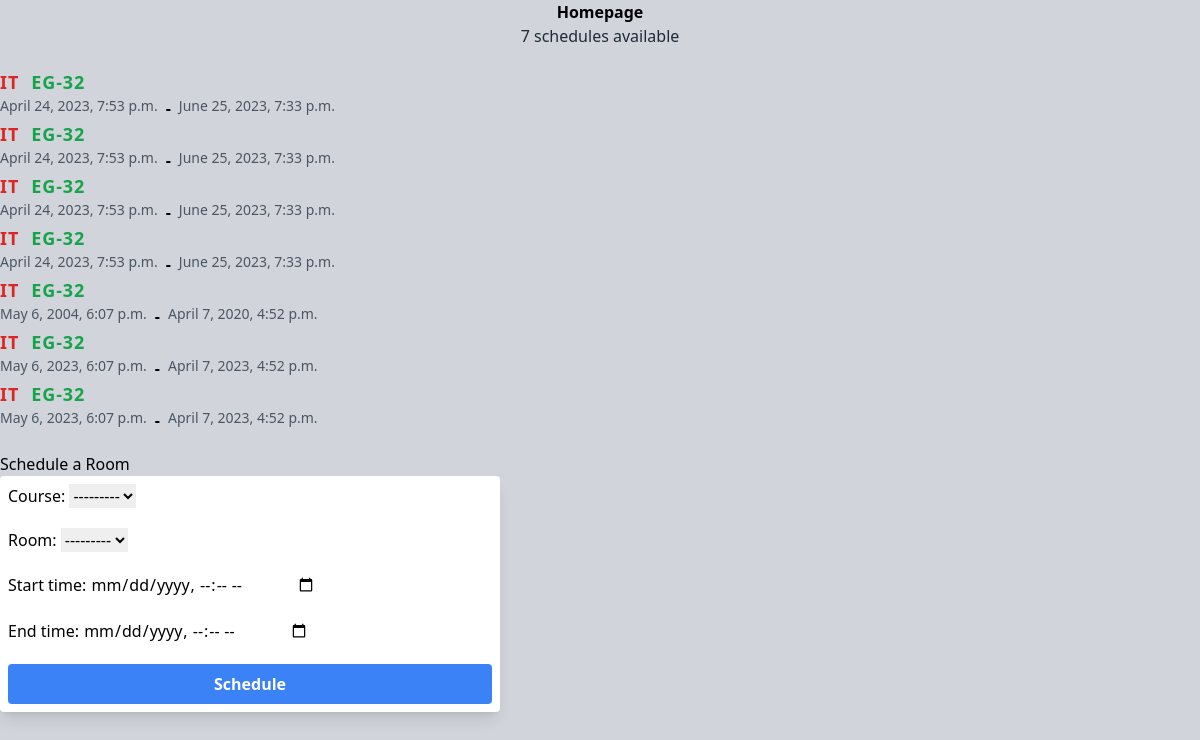
The app's page /base/ with its own data.
### base/models.py (models this page shows, shortened)
class Schedule(models.Model):
    course = models.ForeignKey(Course, on_delete=models.CASCADE)
    room = models.ForeignKey(Room, on_delete=models.CASCADE)
    start_time = models.DateTimeField()
    end_time = models.DateTimeField()

class Course(models.Model):
    name = models.CharField(max_length=100)
    faculty = models.ForeignKey(Faculty, on_delete=models.CASCADE)
    def __str__(self):
        return self.name

class Room(models.Model):
    name = models.CharField(max_length=100)
    def __str__(self):
        return self.name

### base/views.py (the view)
# urls.py: path('', views.home, name="home-page")
def home(request):
    schedules = Schedule.objects.all()
    count = Schedule.objects.count()
    form = ScheduleForm()
    if request.method == 'POST':
        form = ScheduleForm(request.POST)
        if form.is_valid():
            form.save()
    return render(request, 'base/homepage.html', {'schedules': schedules, 'form': form, 'count':count})

### base/forms.py
class ScheduleForm(forms.ModelForm):
    class Meta:
        model = Schedule
        fields = ['course', 'room', 'start_time', 'end_time']
        widgets = {
            'start_time': forms.DateTimeInput(attrs={'type': 'datetime-local'}),
            'end_time': forms.DateTimeInput(attrs={'type': 'datetime-local'}),
        }

### base/templates/base/homepage.html (shortened to what this page needs)
{% extends "./base.html" %}
{% block content %}
    <h1 class="font-bold text-center">Homepage</h1>
    <div class="grid grid-cols-2 md:grid-cols-1 sm:grid-cols-1 gap-5 items-center">
        <h1 class="text-center font-light text-gray-800">{{count}} schedules available</h1>
        <div>
            <div>
                {% for schedule in schedules %}
                    <div class="flex items-center gap-3">
                        <p class="text-lg font-semibold text-red-600 tracking-wider">{{ schedule.course }}</p>
                        <p class="text-lg font-semibold text-green-600 tracking-wider">{{ schedule.room }}</p>
                    </div>
                    <div class="flex gap-2">
                        <p class="text-sm text-gray-600">{{schedule.start_time}} </p>
                        <span class="font-bold">-</span>
                        <p class="text-sm text-gray-600">{{schedule.end_time}}</p>
                    </div>
                {% empty %}
                    <p>No schedules available.</p>
                {% endfor %}
            </div>
        </div>
        <div class="max-w-[500px]">
            <h2>Schedule a Room</h2>
        <form method="post" class="w-full h-auto p-2 bg-white shadow-lg flex flex-col gap-5 mx-auto rounded min-w-[200px]">
            {{ form.as_p }}
            <button type="submit" class="bg-blue-500 hover:bg-blue-700 text-white font-bold py-2 px-4 rounded">Schedule</button>
        </form>
        </div>
    </div>
{% endblock content %}

### base/templates/base/base.html (shortened to what this page needs)
<!DOCTYPE html>
<html lang="en">
  <head>
    <script src="https://cdn.tailwindcss.com"></script>
    <link rel="stylesheet" href="https://cdn.jsdelivr.net/npm/flatpickr/dist/flatpickr.min.css">
  </head>
  <body class='bg-gray-300'>
    <main>
        <section>
            {% block content %}{% endblock content %}
        </section>
    </main>
  </body>
</html>

### records on screen
Schedule: course "IT", room "EG-32", start_time "April 24, 2023, 7:53 p.m.", end_time "June 25, 2023, 7:33 p.m."
Schedule: course "IT", room "EG-32", start_time "April 24, 2023, 7:53 p.m.", end_time "June 25, 2023, 7:33 p.m."
Schedule: course "IT", room "EG-32", start_time "April 24, 2023, 7:53 p.m.", end_time "June 25, 2023, 7:33 p.m."
Schedule: course "IT", room "EG-32", start_time "April 24, 2023, 7:53 p.m.", end_time "June 25, 2023, 7:33 p.m."
Schedule: course "IT", room "EG-32", start_time "May 6, 2004, 6:07 p.m.", end_time "April 7, 2020, 4:52 p.m."
Schedule: course "IT", room "EG-32", start_time "May 6, 2023, 6:07 p.m.", end_time "April 7, 2023, 4:52 p.m."
Schedule: course "IT", room "EG-32", start_time "May 6, 2023, 6:07 p.m.", end_time "April 7, 2023, 4:52 p.m."

### other values on screen
{{ count }} "7"
